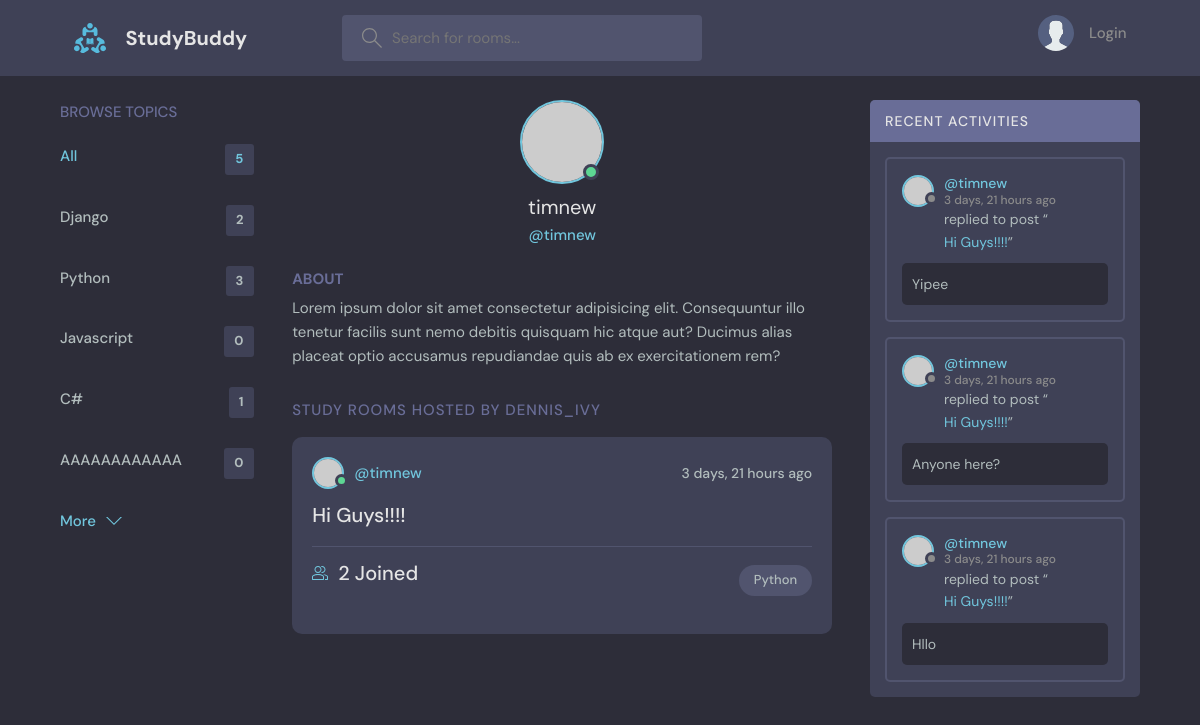
Screenshot of /profile/3/ with the database file from the repository.
### messagingapp/models.py (models this page shows, shortened)
class Topic(models.Model):
    name = models.CharField(max_length=200)

class Room(models.Model):
    host = models.ForeignKey(User, on_delete=models.SET_NULL, null=True)
    topic = models.ForeignKey(Topic, on_delete=models.SET_NULL, null=True)
    name = models.CharField(max_length=200)
    description = models.TextField(null=True, blank=True)
    participants = models.ManyToManyField(User, related_name='participants', blank=True)
    updated = models.DateTimeField(auto_now=True)
    created = models.DateTimeField(auto_now_add=True)
    class Meta:
        ordering = ['-updated', '-created']
    def __str__(self):
        return self.name

class Message(models.Model):
    user = models.ForeignKey(User, on_delete=models.CASCADE)
    room = models.ForeignKey(Room, on_delete=models.CASCADE)
    body = models.TextField()
    updated = models.DateTimeField(auto_now=True)
    created = models.DateTimeField(auto_now_add=True)
    class Meta:
        ordering = ['-updated', '-created']

### messagingapp/views.py (the view)
# urls.py: path('profile/<str:pk>/', views.user_profile, name='user-profile'),
def user_profile(request: HttpRequest, pk: str) -> HttpResponse:
    user = User.objects.get(id=pk)
    rooms = user.room_set.all()
    room_messages = user.message_set.all()
    topics = Topic.objects.all()
    context = {'user': user, 'rooms':rooms, 'room_messages': room_messages, 'topics': topics}
    return render(request, 'messagingapp/profile.html', context)

### messagingapp/templates/messagingapp/profile.html (shortened to what this page needs)
{% extends 'base.html' %}
{% block content %}
  <main class="profile-page layout layout--3">
    <div class="container">
      {% include 'messagingapp/topics_component.html' %}
      <div class="roomList">
        <div class="profile">
          <div class="profile__avatar">
            <div class="avatar avatar--large active">
              <img src="https://randomuser.me/api/portraits/men/11.jpg" />
            </div>
          </div>
          <div class="profile__info">
            <h3>{{ user.username }}</h3>
            <p>@{{ user.username }}</p>
          </div>
          <div class="profile__about">
            <h3>About</h3>
            <p>
              Lorem ipsum dolor sit amet consectetur adipisicing elit. Consequuntur illo tenetur
              facilis sunt nemo debitis quisquam hic atque aut? Ducimus alias placeat optio
              accusamus repudiandae quis ab ex exercitationem rem?
            </p>
          </div>
        </div>
        <div class="roomList__header">
          <div>
            <h2>Study Rooms Hosted by dennis_ivy</a>
            </h2>
          </div>
        </div>
        {% include 'messagingapp/feed_component.html' %}
      </div>
      {% include 'messagingapp/activity_component.html' %}
    </div>
  </main>
{% endblock content %}

### messagingapp/templates/messagingapp/topics_component.html
<div class="topics">
  <div class="topics__header">
    <h2>Browse Topics</h2>
  </div>
  <ul class="topics__list">
    <li>
      <a href="{% url 'home' %}" class="active">All <span>{{ topics.count }}</span></a>
    </li>
      {% for topic in topics %}
        <li>
          <a href="{% url 'home' %}?q={{ topic.name }}">{{ topic.name }} <span>{{ topic.room_set.all.count }}</span></a>
        </li>
      {% endfor %}
  </ul>
  <a class="btn btn--link" href="topics.html">
    More
    <svg version="1.1" xmlns="http://www.w3.org/2000/svg" width="32" height="32" viewBox="0 0 32 32">
      <title>chevron-down</title>
      <path d="M16 21l-13-13h-3l16 16 16-16h-3l-13 13z"></path>
    </svg>
  </a>
</div>

### messagingapp/templates/messagingapp/feed_component.html (shortened to what this page needs)
{% for room in rooms %}
    <div class="roomListRoom">
        <div class="roomListRoom__header">
          <a href="{% url 'user-profile' room.host.id %}" class="roomListRoom__author">
            <div class="avatar avatar--small active">
              <img src="https://randomuser.me/api/portraits/men/11.jpg" />
            </div>
            <span>@{{ room.host.username }}</span>
          </a>
          <div class="roomListRoom__actions">
            <span>{{ room.created|timesince }} ago</span>
          </div>
        </div>
        <div class="roomListRoom__content">
          <a href="{% url 'room' room.id %}">{{ room.name }}</a>
            <div class="roomListRoom__meta">
              <a href="{% url 'room' room.id %}" class="roomListRoom__joined">
                  {{ room.participants.all.count }} Joined
              </a>
              <p class="roomListRoom__topic">{{ room.topic.name }}</p>
            </div>
        </div>
    </div>
{% endfor %}

### messagingapp/templates/messagingapp/activity_component.html (shortened to what this page needs)
<div class="activities">
  <div class="activities__header">
    <h2>Recent Activities</h2>
  </div>
    {% for message in room_messages %}
        <div class="activities__box">
            <div class="activities__boxHeader roomListRoom__header">
              <a href="{% url 'user-profile' message.user.id %}" class="roomListRoom__author">
                <div class="avatar avatar--small">
                  <img src="https://randomuser.me/api/portraits/women/11.jpg" />
                </div>
                <p>
                  @{{ message.user }}
                  <span>{{ message.created|timesince }} ago</span>
                </p>
              </a>
            </div>
            <div class="activities__boxContent">
              <p>replied to post “<a href="{% url 'room' message.room.id %}">{{ message.room}}</a>”</p>
              <div class="activities__boxRoomContent">
                  {{ message.body }}
              </div>
            </div>
        </div>
    {% endfor %}
  </div>

### rows the page displays
Topic: name "Django", room_set.all.count "2"
Topic: name "Python", room_set.all.count "3"
Topic: name "Javascript", room_set.all.count "0"
Topic: name "C#", room_set.all.count "1"
Topic: name "AAAAAAAAAAAA", room_set.all.count "0"
Room: host.username "timnew", created "3 days, 21 hours", name "Hi Guys!!!!", participants.all.count "2", topic.name "Python"
Message: user "timnew", created "3 days, 21 hours", room "Hi Guys!!!!", body "Yipee"
Message: user "timnew", created "3 days, 21 hours", room "Hi Guys!!!!", body "Anyone here?"
Message: user "timnew", created "3 days, 21 hours", room "Hi Guys!!!!", body "Hllo"

### other values shown
{{ topics.count }} "5"
{{ user.username }} "timnew"
